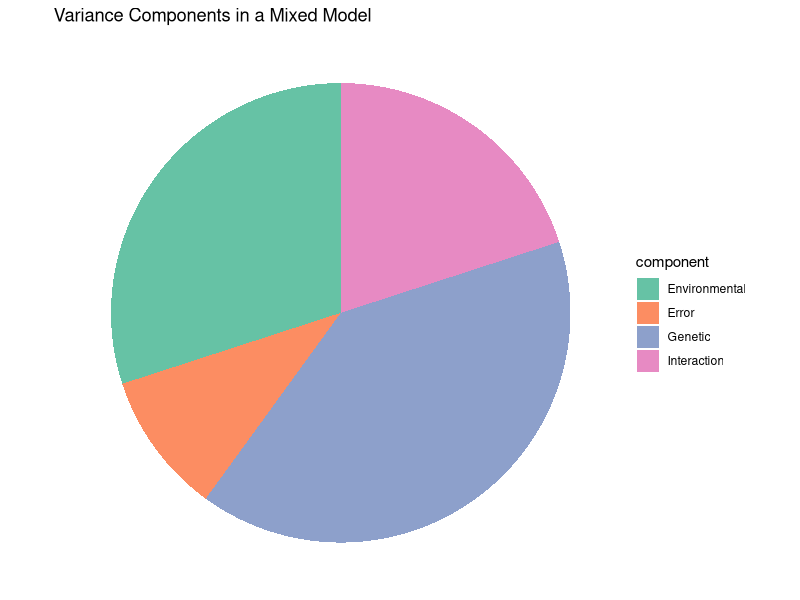

This figure's R source:
library(ggplot2)

data <- data.frame(
  component = c("Genetic", "Environmental", "Interaction", "Error"),
  value = c(0.4, 0.3, 0.2, 0.1)
)

p <- ggplot(data, aes(x = "", y = value, fill = component)) +
  geom_bar(stat = "identity", width = 1) +
  coord_polar("y", start = 0) +
  theme_void() +
  scale_fill_brewer(palette = "Set2") +
  labs(title = "Variance Components in a Mixed Model")

ggsave("variance_components.pdf", p, width = 7, height = 7)